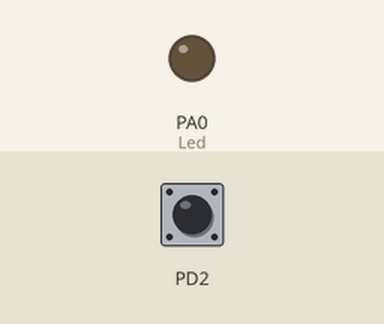
Simulated run of this program. Board: ATmega32, built with avr-gcc and emulated at 8 MHz. Parts: output pins drawn as LEDs (lit = HIGH). Inputs (shaded band) come from the test bench; at power-on: PD2 HIGH.

Above: at 1.2 s.
1.3 s: PD2 pulled LOW for 0.15 s
At 2.5 s:
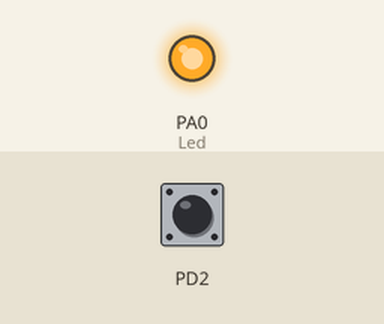
Timing chart, 0 to 4.3 s (numbered marks = the images above; inputs shaded):
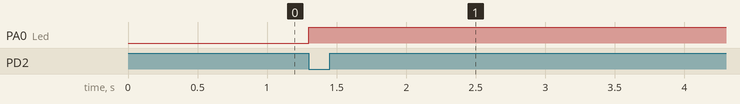

The program:

main.c
```c
/*
 * main.c
 *
 *  Created on: Sep 10, 2023
 *      Author: user
 */

#include "STD_TYPES.h"
#include "BIT_MATH.h"
#include "DIO_interface.h"
#include "GIE_interface.h"
#include "EXTI0_interface.h"
void Led(void);

int main(void){
	/*Test EXTI0 DRIVER*/
	/*connection the switch with pin 2 in port D and connecting led to pin0 in portA and
	 when the switch is opened the interrupt occured and the led turned on.*/
	DIO_voidSetPinDir(DIO_u8PORTD,2,DIO_u8INPUT);
	DIO_voidSetPinValue(DIO_u8PORTD,2,DIO_u8HIGH);
	DIO_voidSetPinDir(DIO_u8PORTA,0,DIO_u8OUTPUT);
	GIE_voidEnable();
	EXTI0_voidInit();
	EXTI0_voidSetCallBack(Led);
	while(1){

	}
}
void Led(void){
	DIO_voidSetPinValue(DIO_u8PORTA,0,DIO_u8HIGH);
}
```

EXTI0_config.h
```c
/*
 * EXTI0_config.h
 *
 *  Created on: Sep 10, 2023
 *      Author: user
 */

#ifndef EXTI0_CONFIG_H_
#define EXTI0_CONFIG_H_

#define SENSE_CONTROL FALLING_EDGE


#endif /* EXTI0_CONFIG_H_ */
```

GIE_config.h
```c
/*
 * GIE_config.h
 *
 *  Created on: Sep 9, 2023
 *      Author: user
 */

#ifndef GIE_CONFIG_H_
#define GIE_CONFIG_H_


#endif /* GIE_CONFIG_H_ */
```

EXTI0_interface.h
```c
/*
 * EXTI0_interface.h
 *
 *  Created on: Sep 10, 2023
 *      Author: user
 */

#ifndef EXTI0_INTERFACE_H_
#define EXTI0_INTERFACE_H_

#define LOW_LEVEL 0
#define ANY_CHANGE 1
#define FALLING_EDGE 2
#define RISING_EDGE 3

void EXTI0_voidInit(void);
void EXTI0_voidSenseControl(u8 Copy_u8SenseVal);
void EXTI0_voidSetCallBack(void (*Copy_pvCallBack)(void));

#endif /* EXTI0_INTERFACE_H_ */
```

EXTI0_program.c
```c
/*
 * EXTI0_program.c
 *
 *  Created on: Sep 10, 2023
 *      Author: user
 */
#include "STD_TYPES.h"
#include "BIT_MATH.h"
#include "EXTI0_register.h"
#include "EXTI0_private.h"
#include "EXTI0_config.h"
#include "EXTI0_interface.h"
void (*EXTI0_CallBack)(void);

void EXTI0_voidInit(void){
	/*select sense control*/
	#if(SENSE_CONTROL==LOW_LEVEL)
		CLR_BIT(MCUCR,0);
		CLR_BIT(MCUCR,1);
	#elif(SENSE_CONTROL==ANY_CHANGE)
		SET_BIT(MCUCR,0);
		CLR_BIT(MCUCR,1);
	#elif(SENSE_CONTROL==FALLING_EDGE)
		CLR_BIT(MCUCR,0);
		SET_BIT(MCUCR,1);
	#elif(SENSE_CONTROL==RISING_EDGE)
		SET_BIT(MCUCR,0);
		SET_BIT(MCUCR,1);
	#endif

	/*External Interrupt Request 0 Enable*/
	SET_BIT(GICR,6);
}
void EXTI0_voidSenseControl(u8 Copy_u8SenseVal){
		switch(Copy_u8SenseVal){
			case LOW_LEVEL: CLR_BIT(MCUCR,0);
							CLR_BIT(MCUCR,1);break;
			case ANY_CHANGE:SET_BIT(MCUCR,0);
							CLR_BIT(MCUCR,1);break;
			case FALLING_EDGE:CLR_BIT(MCUCR,0);
							  SET_BIT(MCUCR,1);break;
			case RISING_EDGE:SET_BIT(MCUCR,0);
							 SET_BIT(MCUCR,1);break;
		}
}

void EXTI0_voidSetCallBack(void (*Copy_pvCallBack)(void)){
	EXTI0_CallBack=Copy_pvCallBack;
}

void __vector_1(void) __attribute__((signal));
void __vector_1(void){
	EXTI0_CallBack();
}
```

GIE_interface.h
```c
/*
 * GIE_interface.h
 *
 *  Created on: Sep 9, 2023
 *      Author: user
 */

#ifndef GIE_INTERFACE_H_
#define GIE_INTERFACE_H_

void GIE_voidEnable(void);
void GIE_voidDisable(void);

#endif /* GIE_INTERFACE_H_ */
```

GIE_program.c
```c
/*
 * GIE_program.c
 *
 *  Created on: Sep 9, 2023
 *      Author: user
 */
#include "STD_TYPES.h"
#include "BIT_MATH.h"
#include "GIE_register.h"
#include "GIE_private.h"
#include "GIE_config.h"
#include "GIE_interface.h"


void GIE_voidEnable(void){
	SET_BIT(SREG,Global_Interrupt_Enable_bit);
}
void GIE_voidDisable(void){
	CLR_BIT(SREG,Global_Interrupt_Enable_bit);
}
```

BIT_MATH.h
```c
/*
 * BIT_MATH.h
 *
 *  Created on: Aug 14, 2023
 *      Author: Mohannad
 */

#ifndef BIT_MATH_H_
#define BIT_MATH_H_

#define SET_BIT(var,bit_num) var|=1<<bit_num
#define CLR_BIT(var,bit_num) var&=(~(1<<bit_num))
#define TOGGLE_BIT(var,bit_num) var^=(1<<bit_num)
#define GET_BIT(var,bit_num) ((var>>bit_num)&1)

#endif /* BIT_MATH_H_ */
```

DIO_config.h
```c
/*
 * DIO_config.h
 *
 *  Created on: Sep 9, 2023
 *      Author: Mohannad
 */

#ifndef DIO_CONFIG_H_
#define DIO_CONFIG_H_


#endif /* DIO_CONFIG_H_ */
```

DIO_interface.h
```c
/*
 * DIO_interface.h
 *
 *  Created on: Sep 9, 2023
 *      Author: Mohannad
 */

#ifndef DIO_INTERFACE_H_
#define DIO_INTERFACE_H_

#define DIO_u8PORTA 0
#define DIO_u8PORTB 1
#define DIO_u8PORTC 2
#define DIO_u8PORTD 3

#define DIO_u8INPUT 0
#define DIO_u8OUTPUT 1

#define DIO_u8LOW 0
#define DIO_u8HIGH 1

#define A0 0
#define A1 1
#define A2 2
#define A3 3
#define A4 4
#define A5 5
#define A6 6
#define A7 7

#define B0 0
#define B1 1
#define B2 2
#define B3 3
#define B4 4
#define B5 5
#define B6 6
#define B7 7

#define C0 0
#define C1 1
#define C2 2
#define C3 3
#define C4 4
#define C5 5
#define C6 6
#define C7 7

#define D0 0
#define D1 1
#define D2 2
#define D3 3
#define D4 4
#define D5 5
#define D6 6
#define D7 7

void DIO_voidSetPinDir(u8 Copy_u8Port,u8 Copy_u8Pin,u8 Copy_u8Dir);
void DIO_voidSetPinValue(u8 Copy_u8Port,u8 Copy_u8Pin,u8 Copy_u8Value);
void DIO_voidSetPortDir(u8 Copy_u8Port,u8 Copy_u8Dir);
void DIO_voidSetPortValue(u8 Copy_u8Port,u8 Copy_u8Value);
u8 DIO_u8GetPinValue(u8 Copy_u8Port,u8 Copy_u8Pin);


#endif /* DIO_INTERFACE_H_ */
```

DIO_private.h
```c
/*
 * DIO_private.h
 *
 *  Created on: Sep 9, 2023
 *      Author: Mohannad
 */

#ifndef DIO_PRIVATE_H_
#define DIO_PRIVATE_H_


#endif /* DIO_PRIVATE_H_ */
```

DIO_program.c
```c
/*
 * DIO_program.c
 *
 *  Created on: Sep 9, 2023
 *      Author: Mohannad
 */
#include "STD_TYPES.h"
#include "BIT_MATH.h"
#include "DIO_register.h"
#include "DIO_private.h"
#include "DIO_config.h"
#include "DIO_interface.h"

void DIO_voidSetPinDir(u8 Copy_u8Port,u8 Copy_u8Pin,u8 Copy_u8Dir){
	if(Copy_u8Dir==DIO_u8OUTPUT){
		switch(Copy_u8Port){
			case DIO_u8PORTA:SET_BIT(DDRA,Copy_u8Pin);break;
			case DIO_u8PORTB:SET_BIT(DDRB,Copy_u8Pin);break;
			case DIO_u8PORTC:SET_BIT(DDRC,Copy_u8Pin);break;
			case DIO_u8PORTD:SET_BIT(DDRD,Copy_u8Pin);break;
		}
	}
	else if(Copy_u8Dir==DIO_u8INPUT){
		switch(Copy_u8Port){
			case DIO_u8PORTA:CLR_BIT(DDRA,Copy_u8Pin);break;
			case DIO_u8PORTB:CLR_BIT(DDRB,Copy_u8Pin);break;
			case DIO_u8PORTC:CLR_BIT(DDRC,Copy_u8Pin);break;
			case DIO_u8PORTD:CLR_BIT(DDRD,Copy_u8Pin);break;
		}
	}
}
void DIO_voidSetPinValue(u8 Copy_u8Port,u8 Copy_u8Pin,u8 Copy_u8Value){
	if(Copy_u8Value==DIO_u8HIGH){
		switch(Copy_u8Port){
			case DIO_u8PORTA:SET_BIT(PORTA,Copy_u8Pin);break;
			case DIO_u8PORTB:SET_BIT(PORTB,Copy_u8Pin);break;
			case DIO_u8PORTC:SET_BIT(PORTC,Copy_u8Pin);break;
			case DIO_u8PORTD:SET_BIT(PORTD,Copy_u8Pin);break;
		}
	}
	else if(Copy_u8Value==DIO_u8LOW){
		switch(Copy_u8Port){
			case DIO_u8PORTA:CLR_BIT(PORTA,Copy_u8Pin);break;
			case DIO_u8PORTB:CLR_BIT(PORTB,Copy_u8Pin);break;
			case DIO_u8PORTC:CLR_BIT(PORTC,Copy_u8Pin);break;
			case DIO_u8PORTD:CLR_BIT(PORTD,Copy_u8Pin);break;
		}
	}
}
void DIO_voidSetPortDir(u8 Copy_u8Port,u8 Copy_u8Dir){
		switch(Copy_u8Port){
			case DIO_u8PORTA:DDRA=Copy_u8Dir;break;
			case DIO_u8PORTB:DDRB=Copy_u8Dir;break;
			case DIO_u8PORTC:DDRC=Copy_u8Dir;break;
			case DIO_u8PORTD:DDRD=Copy_u8Dir;break;
		}
}
void DIO_voidSetPortValue(u8 Copy_u8Port,u8 Copy_u8Value){
		switch(Copy_u8Port){
			case DIO_u8PORTA:PORTA=Copy_u8Value;break;
			case DIO_u8PORTB:PORTB=Copy_u8Value;break;
			case DIO_u8PORTC:PORTC=Copy_u8Value;break;
			case DIO_u8PORTD:PORTD=Copy_u8Value;break;
		}
}
u8 DIO_u8GetPinValue(u8 Copy_u8Port,u8 Copy_u8Pin){
	u8 Local_result;
	switch(Copy_u8Port){
		case DIO_u8PORTA:Local_result=GET_BIT(PINA,Copy_u8Pin);break;
		case DIO_u8PORTB:Local_result=GET_BIT(PINB,Copy_u8Pin);break;
		case DIO_u8PORTC:Local_result=GET_BIT(PINC,Copy_u8Pin);break;
		case DIO_u8PORTD:Local_result=GET_BIT(PIND,Copy_u8Pin);break;
	}
	return Local_result;
}
```

DIO_register.h
```c
/*
 * DIO_register.h
 *
 *  Created on: Sep 9, 2023
 *      Author: Mohannad
 */

#ifndef DIO_REGISTER_H_
#define DIO_REGISTER_H_

#define PORTA *(volatile u8 *)(0x3B)
#define DDRA *(volatile u8 *)(0x3A)
#define PINA *(volatile u8 *)(0x39)

#define PORTB *(volatile u8 *)(0x38)
#define DDRB *(volatile u8 *)(0x37)
#define PINB *(volatile u8 *)(0x36)

#define PORTC *(volatile u8 *)(0x35)
#define DDRC *(volatile u8 *)(0x34)
#define PINC *(volatile u8 *)(0x33)

#define PORTD *(volatile u8 *)(0x32)
#define DDRD *(volatile u8 *)(0x31)
#define PIND *(volatile u8 *)(0x30)


#endif /* DIO_REGISTER_H_ */
```

EXTI0_private.h
```c
/*
 * EXTI0_private.h
 *
 *  Created on: Sep 10, 2023
 *      Author: user
 */

#ifndef EXTI0_PRIVATE_H_
#define EXTI0_PRIVATE_H_


#endif /* EXTI0_PRIVATE_H_ */
```

EXTI0_register.h
```c
/*
 * EXTI0_register.h
 *
 *  Created on: Sep 10, 2023
 *      Author: user
 */

#ifndef EXTI0_REGISTER_H_
#define EXTI0_REGISTER_H_

#define MCUCR *(volatile u8 *)(0x55)
#define MCUCSR *(volatile u8 *)(0x54)
#define GICR *(volatile u8 *)(0x5B)
#define GIFR *(volatile u8 *)(0x5A)


#endif /* EXTI0_REGISTER_H_ */
```

GIE_private.h
```c
/*
 * GIE_private.h
 *
 *  Created on: Sep 9, 2023
 *      Author: user
 */

#ifndef GIE_PRIVATE_H_
#define GIE_PRIVATE_H_

#define Global_Interrupt_Enable_bit 7


#endif /* GIE_PRIVATE_H_ */
```

GIE_register.h
```c
/*
 * GIE_register.h
 *
 *  Created on: Sep 9, 2023
 *      Author: user
 */

#ifndef GIE_REGISTER_H_
#define GIE_REGISTER_H_

#define SREG *(volatile u8 *)(0x5F)


#endif /* GIE_REGISTER_H_ */
```

STD_TYPES.h
```c
typedef   unsigned char         u8;
typedef   signed char           s8;

typedef   unsigned short int    u16;
typedef   signed short int      s16;

typedef   unsigned long int     u32;
typedef   signed long int       s32;

typedef   float                 f32;
typedef   double                f64;
typedef   long double           f128;
```

Measured:
- after the input at 1.3 s, PA0 (Led): LOW → HIGH at once
